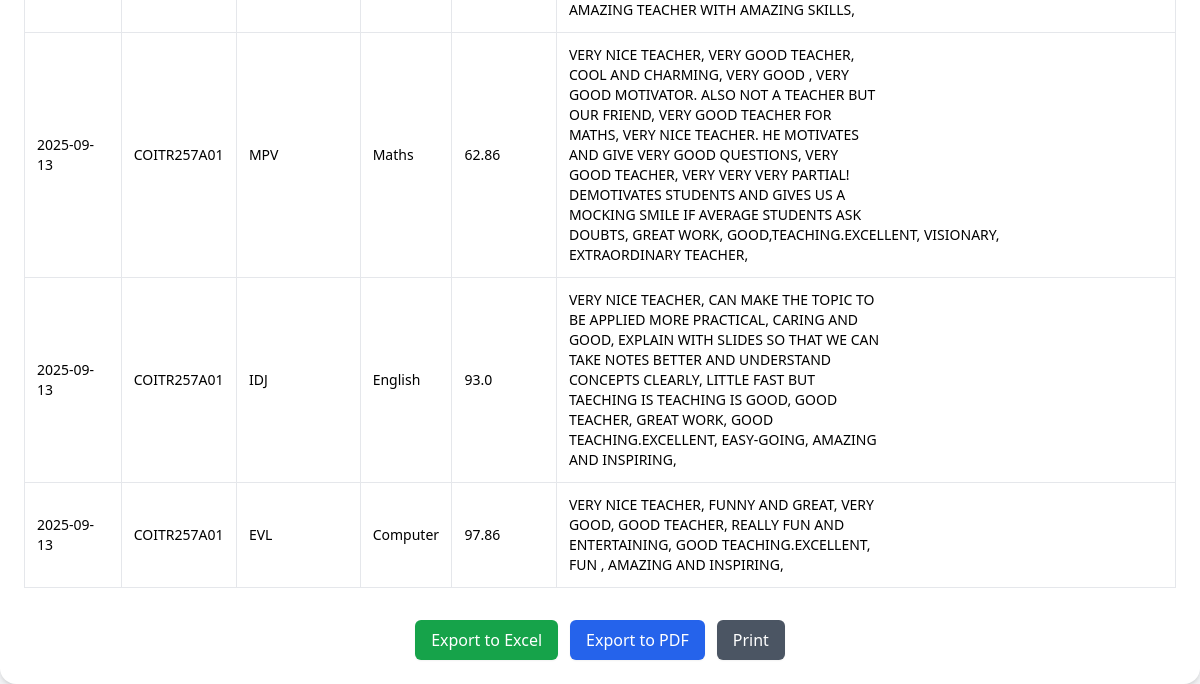
/report/ (lower part), run on an earlier commit of the app's database.
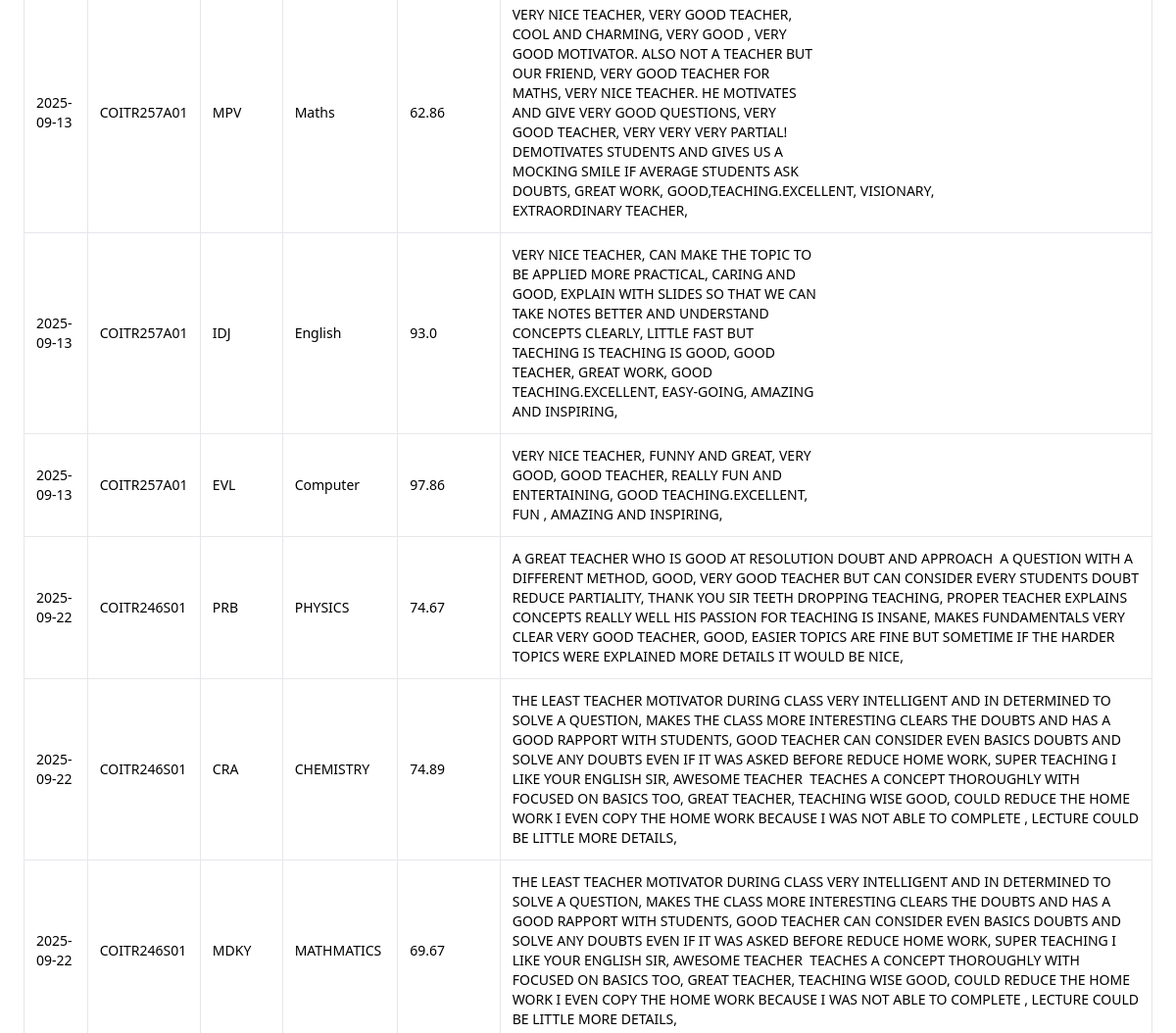
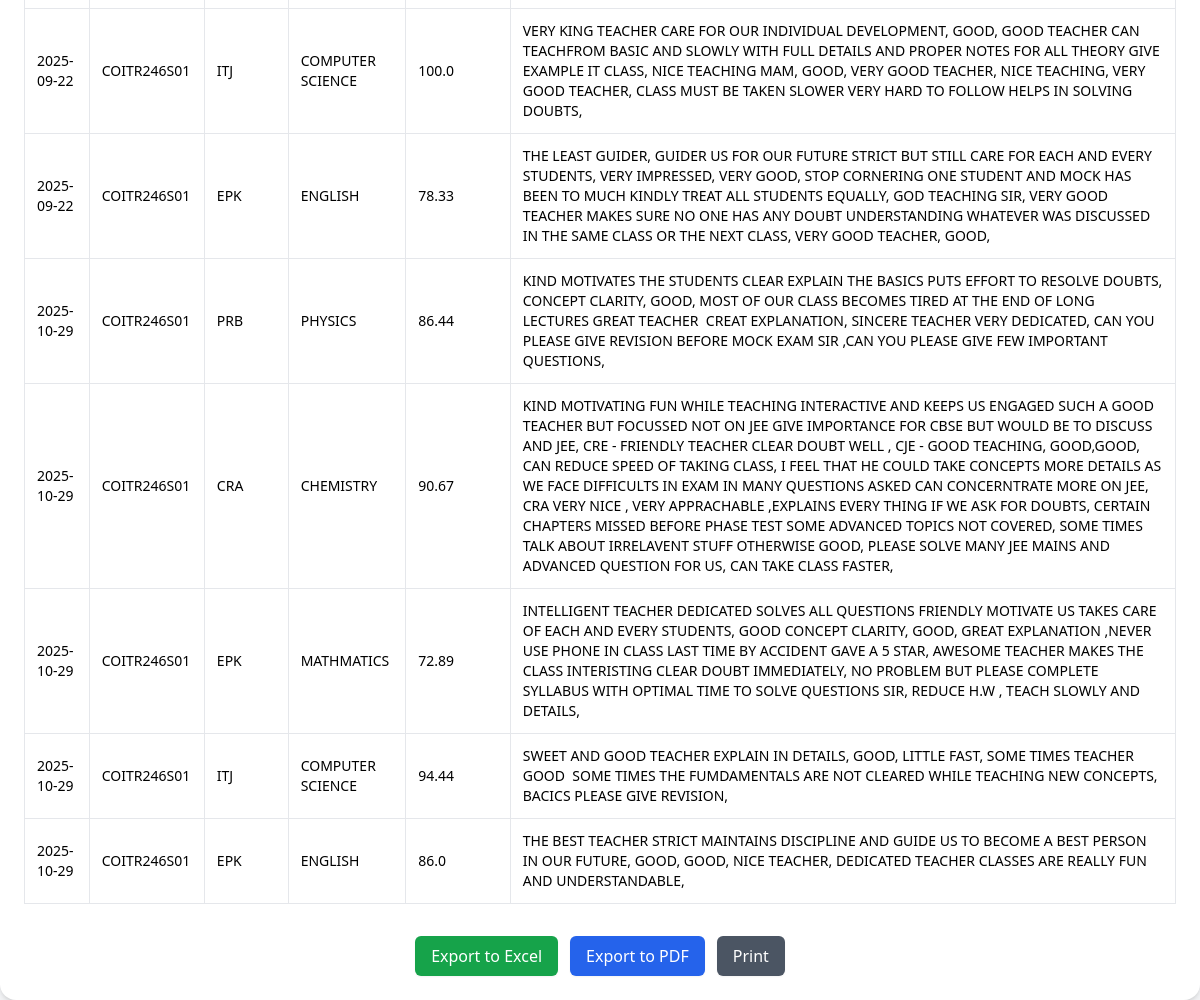
And on a later commit of the database (2 pictures, top to bottom).
### Feedback/models.py (models this page shows, shortened)
class Performance(models.Model):
    batch = models.ForeignKey(Batch, on_delete=models.CASCADE)
    teacher = models.ForeignKey(Teacher, on_delete=models.CASCADE)
    subject = models.ForeignKey(Subject, on_delete=models.CASCADE)
    average_percentage = models.FloatField(default=0.0)
    remarks = models.TextField(blank=True, null=True)
    created_at = models.DateTimeField(auto_now_add=True)

class Batch(models.Model):
    batch_code = models.CharField(max_length=50)
    phase = models.CharField(max_length=50)
    total_students = models.IntegerField()
    total_responsive = models.IntegerField()
    date = models.DateField(null=True, blank=True)   # ✅ Add this line
    created_at = models.DateTimeField(auto_now_add=True)

class Subject(models.Model):
    batch = models.ForeignKey(Batch, on_delete=models.CASCADE)
    subject_name = models.CharField(max_length=100)
    teacher = models.ForeignKey(Teacher, on_delete=models.CASCADE)
    five_star = models.IntegerField(default=0)
    three_star = models.IntegerField(default=0)
    one_star = models.IntegerField(default=0)
    average_percentage = models.FloatField(default=0.0)
    teacher_remarks = models.TextField(blank=True, null=True)

class Teacher(models.Model):
    teacher_name = models.CharField(max_length=100)

### Feedback/views.py (the view, shortened to what this page needs)
# urls.py: path('report/', views.report, name='report'),
def report(request):
    try:
        performances = Performance.objects.all().select_related(
            "batch", "subject", "subject__teacher"
        ).order_by('-created_at')
        keyword = request.GET.get("keyword", "").strip()
        mode = request.GET.get("mode", "")
        teacher_id = request.GET.get("teacher", "")
        teachers_ids = request.GET.getlist("teachers")  # multiple
        batch_ids = request.GET.getlist("batch_codes")  # multiple
        from_date = request.GET.get("from_date", "")
        to_date = request.GET.get("to_date", "")
        if mode == "individual" and teacher_id:
            performances = performances.filter(subject__teacher_id=teacher_id)
        elif mode == "multiple" and teachers_ids:
            performances = performances.filter(subject__teacher_id__in=teachers_ids)
        elif mode == "batch" and batch_ids:
            performances = performances.filter(batch_id__in=batch_ids)
        teachers = Teacher.objects.all().order_by("teacher_name")
        batches = Batch.objects.all().order_by("batch_code")
        context = {
            "performances": performances,
            "teachers": teachers,
            "batches": batches,
        }
        return render(request, "report.html", context)
    except Exception as e:
        logger.error(f"Error in report view: {str(e)}", exc_info=True)
        return JsonResponse(
            {"status": "error", "message": f"Internal server error: {str(e)}"}, status=500
        )

### Feedback/templates/report.html (shortened to what this page needs)
<!DOCTYPE html>
<html lang="en">
<head>
  <script src="https://cdn.tailwindcss.com"></script>
</head>
<body class="bg-gray-100 font-sans antialiased">
  <div class="max-w-7xl mx-auto mt-6 bg-white p-6 rounded-2xl shadow-md overflow-x-auto">
    <table id="reportTable" class="table-auto w-full border-collapse">
      <tbody class="text-sm">
        {% for perf in performances %}
        <tr class="hover:bg-gray-50 transition">
          <td class="p-3 border">{{ perf.batch.date|date:"Y-m-d" }}</td>
          <td class="p-3 border">{{ perf.batch.batch_code }}</td>
          <td class="p-3 border">{{ perf.subject.teacher.teacher_name }}</td>
          <td class="p-3 border">{{ perf.subject.subject_name }}</td>
          <td class="p-3 border">{{ perf.average_percentage|default:"0" }}</td>
          <td class="p-3 border remarks">{{ perf.remarks }}</td>
        </tr>
        {% empty %}
        <tr>
          <td colspan="6" class="text-center p-4 text-gray-500">No records found.</td>
        </tr>
        {% endfor %}
      </tbody>
    </table>
    <div class="flex flex-wrap gap-3 justify-center mt-8 no-print">
      <button id="excelBtn" class="bg-green-600 hover:bg-green-700 text-white font-medium py-2 px-4 rounded-md shadow-sm">Export to Excel</button>
      <button id="pdfBtn" class="bg-blue-600 hover:bg-blue-700 text-white font-medium py-2 px-4 rounded-md shadow-sm">Export to PDF</button>
      <button id="printBtn" class="bg-gray-600 hover:bg-gray-700 text-white font-medium py-2 px-4 rounded-md shadow-sm">Print</button>
    </div>
  </div>
</body>
</html>

What changed in the data, as far as the page shows it:
added Performance: batch "2025-09-22", batch.batch_code "COITR246S01", subject.teacher.teacher_name "PRB", subject.subject_name "PHYSICS", average_percentage "74.67", remarks "A GREAT TEACHER WHO IS GOOD AT RESOLUTION DOUBT AND APPROACH A QUESTION WITH A DIFFERENT METHOD, GOOD, VERY GOOD TEACHER BUT CAN CONSIDER EVERY STUDENTS DOUBT REDUCE PARTIALITY, THANK YOU SIR TEETH DROPPING TEACHING, PROPER TEACHER EXPLAINS CONCEPTS REALLY WELL HIS PASSION FOR TEACHING IS INSANE, MAKES FUNDAMENTALS VERY CLEAR VERY GOOD TEACHER, GOOD, EASIER TOPICS ARE FINE BUT SOMETIME IF THE HARDER TOPICS WERE EXPLAINED MORE DETAILS IT WOULD BE NICE,"
added Performance: batch "2025-09-22", batch.batch_code "COITR246S01", subject.teacher.teacher_name "CRA", subject.subject_name "CHEMISTRY", average_percentage "74.89", remarks "THE LEAST TEACHER MOTIVATOR DURING CLASS VERY INTELLIGENT AND IN DETERMINED TO SOLVE A QUESTION, MAKES THE CLASS MORE INTERESTING CLEARS THE DOUBTS AND HAS A GOOD RAPPORT WITH STUDENTS, GOOD TEACHER CAN CONSIDER EVEN BASICS DOUBTS AND SOLVE ANY DOUBTS EVEN IF IT WAS ASKED BEFORE REDUCE HOME WORK, SUPER TEACHING I LIKE YOUR ENGLISH SIR, AWESOME TEACHER TEACHES A CONCEPT THOROUGHLY WITH FOCUSED ON BASICS TOO, GREAT TEACHER, TEACHING WISE GOOD, COULD REDUCE THE HOME WORK I EVEN COPY THE HOME WORK BECAUSE I WAS NOT ABLE TO COMPLETE , LECTURE COULD BE LITTLE MORE DETAILS,"
added Performance: batch "2025-09-22", batch.batch_code "COITR246S01", subject.teacher.teacher_name "MDKY", subject.subject_name "MATHMATICS", average_percentage "69.67", remarks "THE LEAST TEACHER MOTIVATOR DURING CLASS VERY INTELLIGENT AND IN DETERMINED TO SOLVE A QUESTION, MAKES THE CLASS MORE INTERESTING CLEARS THE DOUBTS AND HAS A GOOD RAPPORT WITH STUDENTS, GOOD TEACHER CAN CONSIDER EVEN BASICS DOUBTS AND SOLVE ANY DOUBTS EVEN IF IT WAS ASKED BEFORE REDUCE HOME WORK, SUPER TEACHING I LIKE YOUR ENGLISH SIR, AWESOME TEACHER TEACHES A CONCEPT THOROUGHLY WITH FOCUSED ON BASICS TOO, GREAT TEACHER, TEACHING WISE GOOD, COULD REDUCE THE HOME WORK I EVEN COPY THE HOME WORK BECAUSE I WAS NOT ABLE TO COMPLETE , LECTURE COULD BE LITTLE MORE DETAILS,"
added Performance: batch "2025-09-22", batch.batch_code "COITR246S01", subject.teacher.teacher_name "ITJ", subject.subject_name "COMPUTER SCIENCE", average_percentage "100.0", remarks "VERY KING TEACHER CARE FOR OUR INDIVIDUAL DEVELOPMENT, GOOD, GOOD TEACHER CAN TEACHFROM BASIC AND SLOWLY WITH FULL DETAILS AND PROPER NOTES FOR ALL THEORY GIVE EXAMPLE IT CLASS, NICE TEACHING MAM, GOOD, VERY GOOD TEACHER, NICE TEACHING, VERY GOOD TEACHER, CLASS MUST BE TAKEN SLOWER VERY HARD TO FOLLOW HELPS IN SOLVING DOUBTS,"
added Performance: batch "2025-09-22", batch.batch_code "COITR246S01", subject.teacher.teacher_name "EPK", subject.subject_name "ENGLISH", average_percentage "78.33", remarks "THE LEAST GUIDER, GUIDER US FOR OUR FUTURE STRICT BUT STILL CARE FOR EACH AND EVERY STUDENTS, VERY IMPRESSED, VERY GOOD, STOP CORNERING ONE STUDENT AND MOCK HAS BEEN TO MUCH KINDLY TREAT ALL STUDENTS EQUALLY, GOD TEACHING SIR, VERY GOOD TEACHER MAKES SURE NO ONE HAS ANY DOUBT UNDERSTANDING WHATEVER WAS DISCUSSED IN THE SAME CLASS OR THE NEXT CLASS, VERY GOOD TEACHER, GOOD,"
added Performance: batch "2025-10-29", batch.batch_code "COITR246S01", subject.teacher.teacher_name "PRB", subject.subject_name "PHYSICS", average_percentage "86.44", remarks "KIND MOTIVATES THE STUDENTS CLEAR EXPLAIN THE BASICS PUTS EFFORT TO RESOLVE DOUBTS, CONCEPT CLARITY, GOOD, MOST OF OUR CLASS BECOMES TIRED AT THE END OF LONG LECTURES GREAT TEACHER CREAT EXPLANATION, SINCERE TEACHER VERY DEDICATED, CAN YOU PLEASE GIVE REVISION BEFORE MOCK EXAM SIR ,CAN YOU PLEASE GIVE FEW IMPORTANT QUESTIONS,"
added Performance: batch "2025-10-29", batch.batch_code "COITR246S01", subject.teacher.teacher_name "CRA", subject.subject_name "CHEMISTRY", average_percentage "90.67", remarks "KIND MOTIVATING FUN WHILE TEACHING INTERACTIVE AND KEEPS US ENGAGED SUCH A GOOD TEACHER BUT FOCUSSED NOT ON JEE GIVE IMPORTANCE FOR CBSE BUT WOULD BE TO DISCUSS AND JEE, CRE - FRIENDLY TEACHER CLEAR DOUBT WELL , CJE - GOOD TEACHING, GOOD,GOOD, CAN REDUCE SPEED OF TAKING CLASS, I FEEL THAT HE COULD TAKE CONCEPTS MORE DETAILS AS WE FACE DIFFICULTS IN EXAM IN MANY QUESTIONS ASKED CAN CONCERNTRATE MORE ON JEE, CRA VERY NICE , VERY APPRACHABLE ,EXPLAINS EVERY THING IF WE ASK FOR DOUBTS, CERTAIN CHAPTERS MISSED BEFORE PHASE TEST SOME ADVANCED TOPICS NOT COVERED, SOME TIMES TALK ABOUT IRRELAVENT STUFF OTHERWISE GOOD, PLEASE SOLVE MANY JEE MAINS AND ADVANCED QUESTION FOR US, CAN TAKE CLASS FASTER,"
added Performance: batch "2025-10-29", batch.batch_code "COITR246S01", subject.teacher.teacher_name "EPK", subject.subject_name "MATHMATICS", average_percentage "72.89", remarks "INTELLIGENT TEACHER DEDICATED SOLVES ALL QUESTIONS FRIENDLY MOTIVATE US TAKES CARE OF EACH AND EVERY STUDENTS, GOOD CONCEPT CLARITY, GOOD, GREAT EXPLANATION ,NEVER USE PHONE IN CLASS LAST TIME BY ACCIDENT GAVE A 5 STAR, AWESOME TEACHER MAKES THE CLASS INTERISTING CLEAR DOUBT IMMEDIATELY, NO PROBLEM BUT PLEASE COMPLETE SYLLABUS WITH OPTIMAL TIME TO SOLVE QUESTIONS SIR, REDUCE H.W , TEACH SLOWLY AND DETAILS,"
added Performance: batch "2025-10-29", batch.batch_code "COITR246S01", subject.teacher.teacher_name "ITJ", subject.subject_name "COMPUTER SCIENCE", average_percentage "94.44", remarks "SWEET AND GOOD TEACHER EXPLAIN IN DETAILS, GOOD, LITTLE FAST, SOME TIMES TEACHER GOOD SOME TIMES THE FUMDAMENTALS ARE NOT CLEARED WHILE TEACHING NEW CONCEPTS, BACICS PLEASE GIVE REVISION,"
added Performance: batch "2025-10-29", batch.batch_code "COITR246S01", subject.teacher.teacher_name "EPK", subject.subject_name "ENGLISH", average_percentage "86.0", remarks "THE BEST TEACHER STRICT MAINTAINS DISCIPLINE AND GUIDE US TO BECOME A BEST PERSON IN OUR FUTURE, GOOD, GOOD, NICE TEACHER, DEDICATED TEACHER CLASSES ARE REALLY FUN AND UNDERSTANDABLE,"
